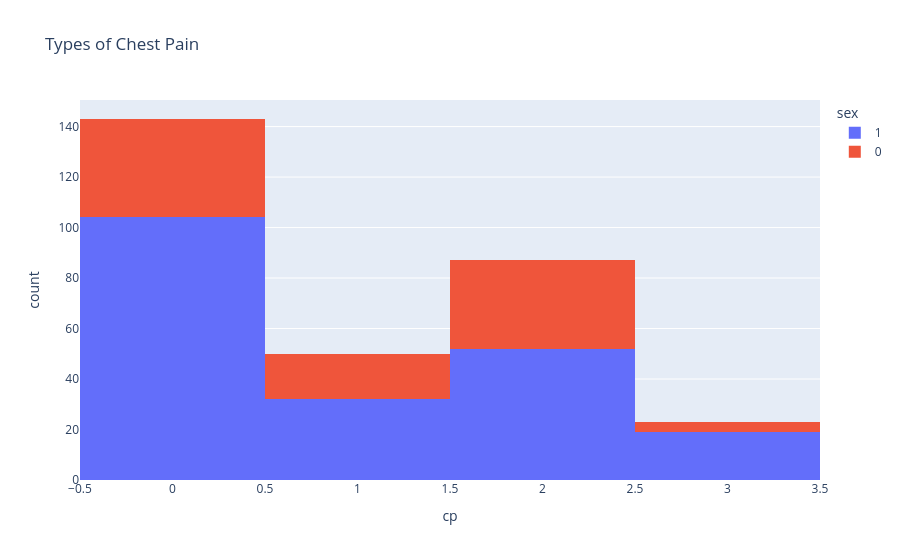

The cell this chart's notebook holds for it:
### Code cell
fig=px.histogram(df,
                 x="cp",
                 color="sex",
                 hover_data=df.columns,
                 title="Types of Chest Pain"
                )
fig.show()

### Figure 1 — Plotly figure (JSON) as saved in the notebook; plotly's stock layout.template omitted (floating-point values rounded to 4 significant figures; data arrays with more than 128 entries replaced by an {"elided": "..."} marker saying what was removed)
{"data": [{"alignmentgroup": "True", "bingroup": "x", "hovertemplate": "sex=1<br>cp=%{x}<br>count=%{y}<extra></extra>", "legendgroup": "1", "marker": {"color": "#636efa", "pattern": {"shape": ""}}, "name": "1", "offsetgroup": "1", "orientation": "v", "showlegend": true, "type": "histogram", "x": {"elided": "207 int values"}, "xaxis": "x", "yaxis": "y"}, {"alignmentgroup": "True", "bingroup": "x", "hovertemplate": "sex=0<br>cp=%{x}<br>count=%{y}<extra></extra>", "legendgroup": "0", "marker": {"color": "#EF553B", "pattern": {"shape": ""}}, "name": "0", "offsetgroup": "0", "orientation": "v", "showlegend": true, "type": "histogram", "x": [1, 0, 1, 2, 3, 2, 2, 3, 3, 1, 2, 1, 2, 2, 2, 2, 2, 0, 2, 0, 2, 2, 2, 0, 2, 0, 1, 0, 2, 1, 2, 0, 2, 2, 0, 1, 1, 0, 1, 2, 0, 1, 0, 0, 2, 2, 1, 0, 0, 2, 2, 2, 1, 2, 2, 1, 2, 1, 1, 0, 2, 2, 2, 0, 2, 2, 3, 0, 2, 2, 0, 1, 0, 0, 0, 0, 0, 0, 0, 0, 2, 0, 0, 0, 0, 0, 0, 0, 0, 0, 1, 0, 0, 0, 0, 1], "xaxis": "x", "yaxis": "y"}], "layout": {"autosize": true, "barmode": "relative", "legend": {"title": {"text": "sex"}, "tracegroupgap": 0}, "title": {"text": "Types of Chest Pain"}, "xaxis": {"anchor": "y", "autorange": true, "domain": [0, 1], "range": [-0.5, 3.5], "title": {"text": "cp"}, "type": "linear"}, "yaxis": {"anchor": "x", "autorange": true, "domain": [0, 1], "range": [0, 150.5], "title": {"text": "count"}}}}
